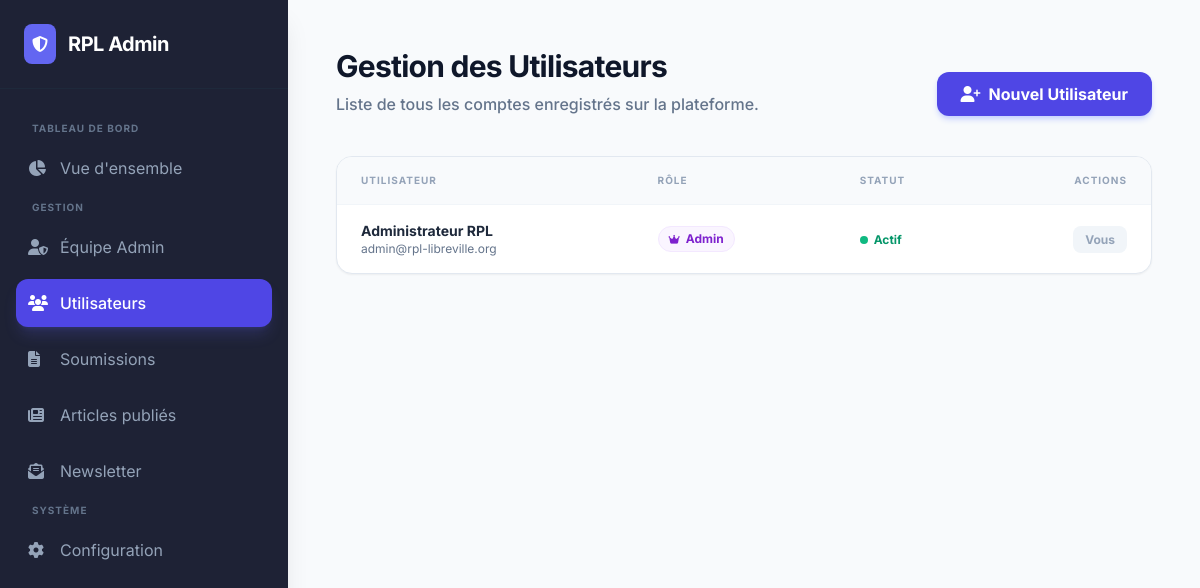
Screenshot of /admin_utilisateurs.php (signed in) with the database file from the repository.
### tables this page shows
CREATE TABLE IF NOT EXISTS `utilisateurs` (
  `id`           INT UNSIGNED    AUTO_INCREMENT PRIMARY KEY,
  `nom`          VARCHAR(120)    NOT NULL,
  `email`        VARCHAR(255)    NOT NULL UNIQUE,
  `mot_de_passe` VARCHAR(255)    NOT NULL COMMENT 'Hash bcrypt',
  `role`         ENUM('utilisateur','admin') NOT NULL DEFAULT 'utilisateur',
  `bio`          TEXT            DEFAULT NULL,
  `affiliation`  VARCHAR(255)    DEFAULT NULL,
  `actif`        TINYINT(1)      NOT NULL DEFAULT 1,
  `created_at`   DATETIME        DEFAULT CURRENT_TIMESTAMP,
  `updated_at`   DATETIME        DEFAULT CURRENT_TIMESTAMP ON UPDATE CURRENT_TIMESTAMP,
  INDEX `idx_email` (`email`),
  INDEX `idx_role`  (`role`)
);

### admin_utilisateurs.php (the view, shortened to what this page needs)
<?php
require_once 'db_connect.php';
$stmt_users = $conn->query("SELECT * FROM utilisateurs ORDER BY created_at DESC");
$utilisateurs = $stmt_users->fetchAll();
?>
<!DOCTYPE html>
<html lang="fr">
<head>
    <script src="https://cdn.tailwindcss.com"></script>
    <link rel="stylesheet" href="https://cdnjs.cloudflare.com/ajax/libs/font-awesome/6.4.0/css/all.min.css">
</head>
<body class="bg-slate-50 flex min-h-screen text-slate-800">
    <aside class="w-72 bg-[#1E2235] text-white hidden md:flex flex-col shadow-xl fixed h-full z-20">
        <div class="p-6 border-b border-slate-800 flex items-center gap-3">
            <div class="bg-indigo-500 p-2 rounded-lg"><i class="fas fa-shield-halved text-white"></i></div>
            <h1 class="text-xl font-bold tracking-tight">RPL Admin</h1>
        </div>
        <nav class="p-4 space-y-2 mt-4 flex-1">
            <p class="px-4 text-[10px] font-bold text-slate-500 uppercase mb-2 tracking-widest">Tableau de bord</p>
            <a href="admin_dashboard.php" class="flex items-center gap-3 p-3 text-slate-400 hover:bg-white/5 hover:text-white rounded-xl transition"><i class="fas fa-chart-pie w-5"></i> Vue d'ensemble</a>
            <p class="px-4 text-[10px] font-bold text-slate-500 uppercase mt-8 mb-2 tracking-widest">Gestion</p>
            <a href="admin_administrateurs.php" class="flex items-center gap-3 p-3 text-slate-400 hover:bg-white/5 hover:text-white rounded-xl transition"><i class="fas fa-user-shield w-5"></i> Équipe Admin</a>
            <a href="admin_utilisateurs.php" class="flex items-center gap-3 p-3 bg-indigo-600 rounded-xl text-white font-medium shadow-lg shadow-indigo-500/20 transition"><i class="fas fa-users w-5"></i> Utilisateurs</a>
            <a href="admin_soumissions.php" class="flex items-center gap-3 p-3 text-slate-400 hover:bg-white/5 hover:text-white rounded-xl transition"><i class="fas fa-file-alt w-5"></i> Soumissions</a>
            <a href="admin_articles.php" class="flex items-center gap-3 p-3 text-slate-400 hover:bg-white/5 hover:text-white rounded-xl transition"><i class="fas fa-newspaper w-5"></i> Articles publiés</a>
            <a href="admin_newsletter.php" class="flex items-center gap-3 p-3 text-slate-400 hover:bg-white/5 hover:text-white rounded-xl transition"><i class="fas fa-envelope-open-text w-5"></i> Newsletter</a>
            <p class="px-4 text-[10px] font-bold text-slate-500 uppercase mt-8 mb-2 tracking-widest">Système</p>
            <a href="admin_configuration.php" class="flex items-center gap-3 p-3 text-slate-400 hover:bg-white/5 hover:text-white rounded-xl transition"><i class="fas fa-cog w-5"></i> Configuration</a>
        </nav>
    </aside>
    <main class="ml-72 p-8 lg:p-12 w-full">
        <header class="flex justify-between items-end mb-10">
            <div>
                <h2 class="text-3xl font-bold text-slate-900 tracking-tight mb-2">Gestion des Utilisateurs</h2>
                <p class="text-slate-500 font-medium">Liste de tous les comptes enregistrés sur la plateforme.</p>
            </div>
            <button onclick="document.getElementById('createUserForm').classList.toggle('hidden')" class="bg-indigo-600 hover:bg-indigo-700 text-white px-6 py-2.5 rounded-xl font-bold shadow-md shadow-indigo-200 transition flex items-center gap-2">
                <i class="fas fa-user-plus"></i> Nouvel Utilisateur
            </button>
        </header>
        <div class="bg-white rounded-2xl shadow-sm border border-slate-200 overflow-hidden">
            <table class="w-full text-left">
                <thead class="bg-slate-50 border-b border-slate-100">
                    <tr>
                        <th class="px-6 py-4 text-[10px] font-bold text-slate-400 uppercase tracking-widest">Utilisateur</th>
                        <th class="px-6 py-4 text-[10px] font-bold text-slate-400 uppercase tracking-widest">Rôle</th>
                        <th class="px-6 py-4 text-[10px] font-bold text-slate-400 uppercase tracking-widest">Statut</th>
                        <th class="px-6 py-4 text-[10px] font-bold text-slate-400 uppercase tracking-widest text-right">Actions</th>
                    </tr>
                </thead>
                <tbody class="divide-y divide-slate-100 text-sm">
                    <?php foreach ($utilisateurs as $u): ?>
                    <tr class="hover:bg-slate-50/50 transition">
                        <td class="px-6 py-4">
                            <div class="font-bold text-slate-800"><?php echo htmlspecialchars($u['nom']); ?></div>
                            <div class="text-slate-500 text-xs"><?php echo htmlspecialchars($u['email']); ?></div>
                        </td>
                        <td class="px-6 py-4">
                            <?php if($u['role'] === 'admin'): ?>
                                <span class="inline-flex items-center gap-1.5 px-2.5 py-1 rounded-full text-xs font-bold bg-purple-50 text-purple-700 border border-purple-100"><i class="fas fa-crown text-[10px]"></i> Admin</span>
                            <?php else: ?>
                                <span class="inline-flex items-center gap-1.5 px-2.5 py-1 rounded-full text-xs font-bold bg-slate-100 text-slate-700 border border-slate-200">Membre</span>
                            <?php endif; ?>
                        </td>
                        <td class="px-6 py-4">
                            <?php if($u['actif']): ?>
                                <span class="inline-flex items-center gap-1.5 text-xs font-bold text-emerald-600"><span class="w-2 h-2 rounded-full bg-emerald-500"></span> Actif</span>
                            <?php else: ?>
                                <span class="inline-flex items-center gap-1.5 text-xs font-bold text-red-500"><span class="w-2 h-2 rounded-full bg-red-500"></span> Suspendu</span>
                            <?php endif; ?>
                        </td>
                        <td class="px-6 py-4 text-right space-x-2">
                            <?php if ($u['id'] == $_SESSION['user_id']): ?>
                                <span class="text-xs font-bold text-slate-400 bg-slate-100 px-3 py-1.5 rounded-lg">Vous</span>
                            <?php endif; ?>
                        </td>
                    </tr>
                    <?php endforeach; ?>
                </tbody>
            </table>
        </div>
    </main>
</body>
</html>

### admin_utilisateurs.php (style rules this page uses)
body { font-family: 'Inter', sans-serif; }

### rows the page displays
utilisateurs: nom "Administrateur RPL", email "admin@rpl-libreville.org", role "admin" (drawn), actif 1 (drawn), shows "Vous"
